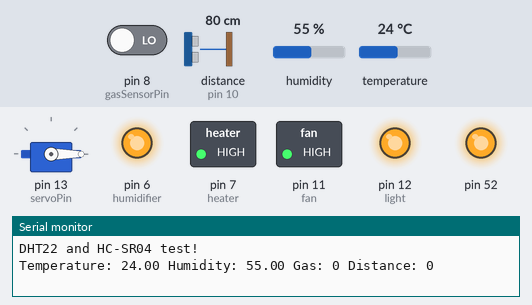
Bench run of a sketch on a simulated Arduino Mega 2560, built with avr-gcc and run on an emulated ATmega2560. Shown: servo, switched loads named in the sketch (green lamp = pin HIGH), output pins drawn as LEDs (lit = HIGH), the last lines printed to the serial monitor. Wiring (inferred from the names in the program): ultrasonic range finder: trigger pin 9; echo pin 10. Inputs (shaded band) come from the test bench; at power-on: distance to the obstacle (sensor on pin 10) 80 cm, humidity 55 %, pin 8 (gasSensorPin) LOW, temperature 24 °C. The echo pulse lasts 58.3 µs per cm; pins used as bus, display or sensor lines are not drawn.

Above: at 1.2 s.
1.3 s: distance to the obstacle (sensor on pin 10) set to 12 cm
2.8 s: distance to the obstacle (sensor on pin 10) set to 9 cm
At 3.7 s:
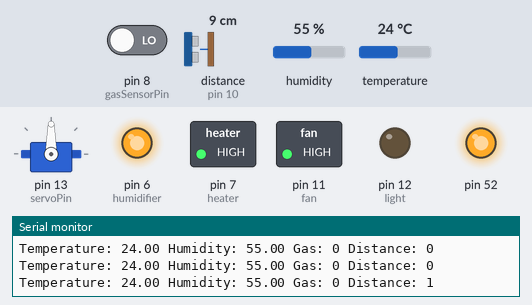
4.3 s: humidity set to 41 %
7.3 s: humidity set to 38 %
At 9.3 s:
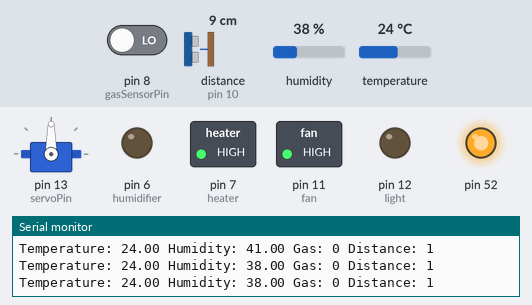
9.6 s: pin 8 (gasSensorPin) driven HIGH
At 10.1 s:
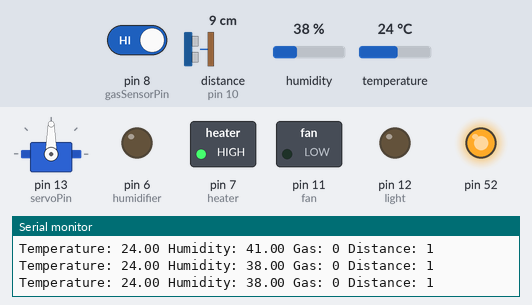
11.1 s: temperature set to 15.8 °C
13.4 s: temperature set to 14.2 °C
At 15.1 s:
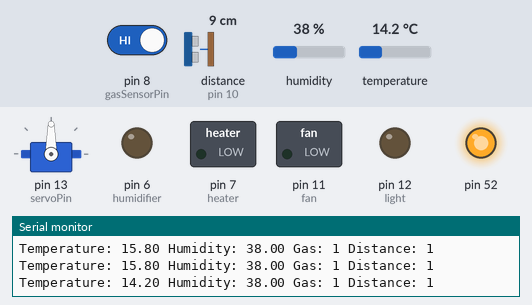
Timing chart, 0 to 16.6 s (numbered marks = the images above; inputs shaded):
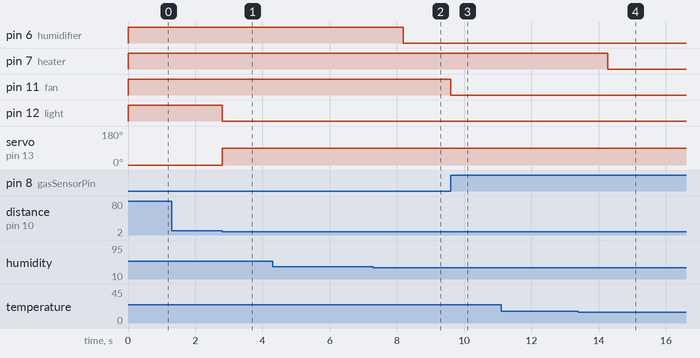

The sketch:

Test01_delete.ino
```cpp
#include <Servo.h>
#include <DHT.h>

#define DHTPIN 2       // Digital pin connected to the DHT sensor
#define DHTTYPE DHT22  // DHT 22 (AM2302), AM2321

unsigned long previousMillis = 0; // Stores the last time data was sent
const long interval = 1000; // Interval at which to send data (1 second)

DHT dht(DHTPIN, DHTTYPE);
const int sys_status = 0; // 0 represent for automatic mode and 1 represent for manual mode
const int trigPin = 9;    // Pin connected to TRIG of HC-SR04
const int echoPin = 10;   // Pin connected to ECHO of HC-SR04
const int servoPin = 13;  // Pin connected to Signal of SG90 servo
const int light = 12;  // Pin connected to Relay IN
const int fan = 11;
const int heater = 7;
const int humidifier = 6;

const int threshold = 10; // Distance threshold in cm
const int gasSensorPin = 8;  // Analog pin connected to the MQ2 sensor

int stlight = 0;
int stfan = 0;
int stheater = 0;
int sthumidifier = 0;
int stsys =0;


Servo myServo;  // Create a servo object

unsigned long openStartTime = 0; // Variable to store the time when the door opens
bool doorOpen = false;           // State of the door

void setup() {
  Serial.begin(9600);         // Initialize serial communication at 9600 bps
  Serial.println("DHT22 and HC-SR04 test!");
  pinMode(gasSensorPin, INPUT);
  pinMode(trigPin, OUTPUT);   // Set TRIG pin as an output
  pinMode(echoPin, INPUT);    // Set ECHO pin as an input
  pinMode(light, OUTPUT);  // Set relay pin as an output
  pinMode(fan, OUTPUT);    // Set LED pin as an output
  pinMode(heater, OUTPUT);
  pinMode(humidifier, OUTPUT);
  pinMode(52, OUTPUT);
  digitalWrite(52, HIGH);
  digitalWrite(fan, HIGH);

  myServo.attach(servoPin);   // Attach the servo to the servo pin
  myServo.write(0);           // Initialize servo to the closed position (0 degrees)
  digitalWrite(light, HIGH); // Ensure the relay is off initially (light off)

  dht.begin();                // Initialize the DHT sensor
}


void automatic(float temp, float hum ,int gas){
  if(gas == 1){
    digitalWrite(fan, LOW);
  }
  else{
    digitalWrite(fan, HIGH);
  }
  if(temp <15){
    digitalWrite(heater,LOW);
  }
  else{
    digitalWrite(heater,HIGH);
  }

  if(hum < 40){
    digitalWrite(humidifier,LOW);
  }
  else{
    digitalWrite(humidifier,HIGH);
  }

}

void loop() {
  // Clear the TRIG pin
  digitalWrite(trigPin, LOW);
  delayMicroseconds(2);

  // Trigger the ultrasonic pulse
  digitalWrite(trigPin, HIGH);
  delayMicroseconds(10);
  digitalWrite(trigPin, LOW);

  // Read the duration of the echo pulse
  long duration = pulseIn(echoPin, HIGH);

  // Calculate the distance in centimeters
  long distanceCm = duration * 0.034 / 2;

  // Check the distance and control the servo and relay accordingly
  if (distanceCm < threshold || stlight == 1) {
    if (!doorOpen) {
      myServo.write(90);             // Open the door
      digitalWrite(light, LOW);  // Turn on the light
      openStartTime = millis();      // Record the time the door was opened
      doorOpen = true;
    } else if (millis() - openStartTime >= 10000) {
      openStartTime = millis();      // Reset the timer if the person is still detected
    }
  } else {
    if (doorOpen && millis() - openStartTime >= 10000) {
      myServo.write(0);              // Close the door
      digitalWrite(light, HIGH);   // Turn off the light
      doorOpen = false;
    }
  }

  // Read temperature and humidity from the DHT sensor
  float humidity = dht.readHumidity();
  float temperature = dht.readTemperature();

  // Check if any reads failed and exit early (to try again)
  if (isnan(humidity) || isnan(temperature)) {
    Serial.println("Failed to read from DHT sensor!");
    return;
  }
  int gasValue = digitalRead(gasSensorPin);
  // Send all values in a single line

  unsigned long currentMillis = millis();

  // Check if it's time to send the data
  if (currentMillis - previousMillis >= interval) {
    previousMillis = currentMillis;
    Serial.print("Temperature: ");
    Serial.print(temperature);
    Serial.print(" Humidity: ");
    Serial.print(humidity);
    Serial.print(" Gas: ");
    Serial.print(gasValue);
    Serial.print(" Distance: ");
    Serial.println(distanceCm < threshold ? 1 : 0);
  }
//  Serial.print("Temperature: ");
//  Serial.print(temperature);
//  Serial.print(" Humidity: ");
//  Serial.print(humidity);
//  Serial.print(" Gas: ");
//  Serial.print(gasValue);
//  Serial.print(" Distance: ");
//  Serial.println(distanceCm < threshold ? 1 : 0);

  if (Serial.available() > 0) {
    String data = Serial.readStringUntil('\n'); // Read the incoming data as a string
    data.trim(); // Remove any trailing whitespace

    int commaIndex1 = data.indexOf(',');
    int commaIndex2 = data.indexOf(',', commaIndex1 + 1);
    int commaIndex3 = data.indexOf(',', commaIndex2 + 1);
    int commaIndex4 = data.indexOf(',', commaIndex3 + 1);

    if (commaIndex1 > 0 && commaIndex2 > commaIndex1 && commaIndex3 > commaIndex2 && commaIndex4 > commaIndex3) {
        stlight = data.substring(0, commaIndex1).toInt();
        stfan = data.substring(commaIndex1 + 1, commaIndex2).toInt();
        stheater = data.substring(commaIndex2 + 1, commaIndex3).toInt();
        sthumidifier = data.substring(commaIndex3 + 1, commaIndex4).toInt();
        stsys = data.substring(commaIndex4 + 1).toInt();
    }
}
  if(stsys == 0){
    automatic(temperature, humidity, gasValue);
  }
  else{
    if(stlight == 1 || distanceCm < threshold){
      digitalWrite(light, LOW);
    }
    else{
      digitalWrite(light, HIGH);
    }
    if(stfan == 1){
      digitalWrite(fan, LOW);
    }
    else{
      digitalWrite(fan, HIGH);
    }
    if(stheater == 1){
      digitalWrite(heater,LOW);
    }
    else{
      digitalWrite(heater,HIGH);
    }

    if(sthumidifier == 1){
      digitalWrite(humidifier,LOW);
    }
    else{
      digitalWrite(humidifier,HIGH);
    }
  }

  /*
  if(stfan == 1){
    digitalWrite(fan, LOW);
  }
  else{
    digitalWrite(fan, HIGH);
  }
  if(stheater == 1){
    digitalWrite(heater,LOW);
  }
  else{
    digitalWrite(heater,HIGH);
  }

  if(sthumidifier == 1){
    digitalWrite(humidifier,LOW);
  }
  else{
    digitalWrite(humidifier,HIGH);
  }

  */
  //temperature = 5;
  //humidity = 39;


  delay(100);
}
```

Measured:
- the behaviour switches between 11 and 10 cm on distance to the obstacle (sensor on pin 10) (found by bisection; images 0 and 1)
- the behaviour switches between 40 and 39 % on humidity (found by bisection; images 1 and 2)
- the behaviour switches between 15 and 14.9 °C on temperature (found by bisection; images 3 and 4)
- after the input at 2.8 s, pin 12 (light): HIGH → LOW at once; servo on pin 13 (servoPin): 0° → 90° at once
- after the input at 7.3 s, pin 6 (humidifier): HIGH → LOW after 0.88 s
- after the input at 9.6 s, pin 11 (fan): HIGH → LOW at once
- after the input at 13.4 s, pin 7 (heater): HIGH → LOW after 0.87 s
